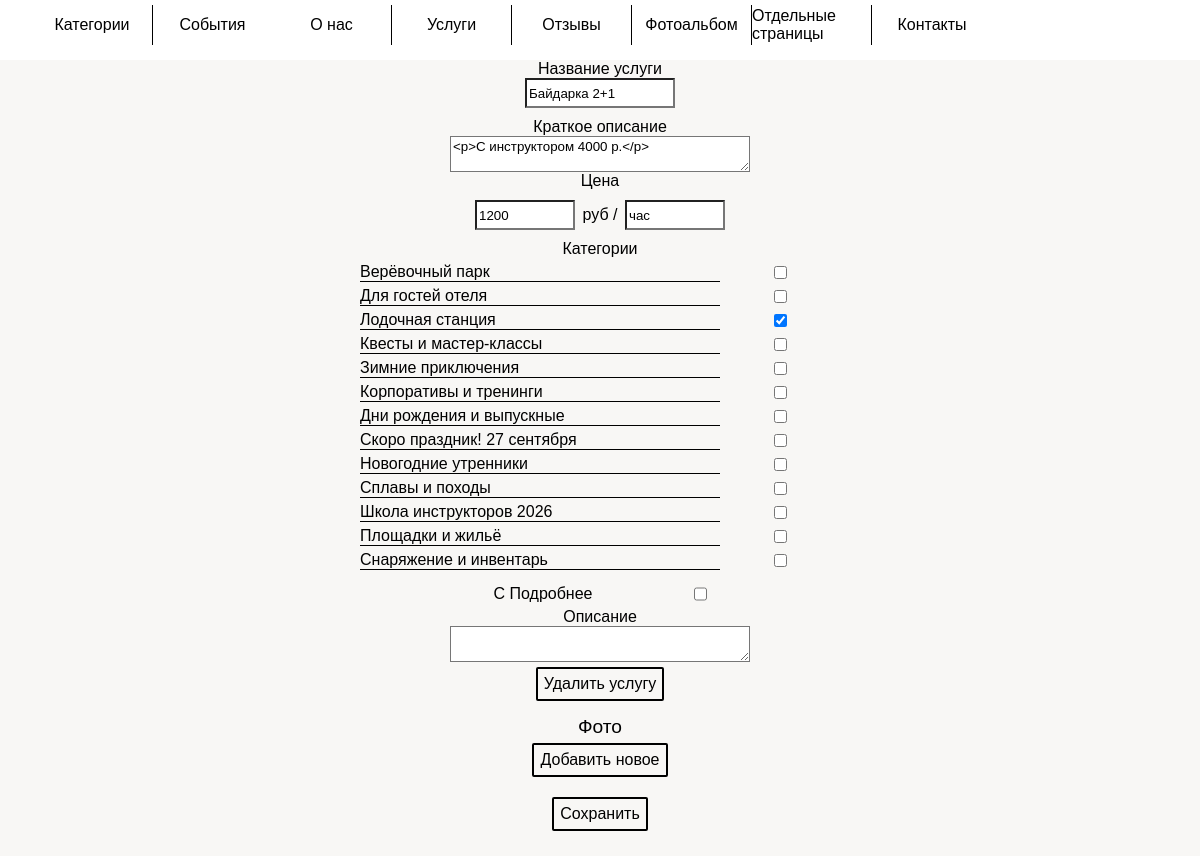
The app's page /admin_panel/service_test?service_id=144 (signed in) with its own data.
### app/models.py (models this page shows, shortened)
class Service(db.Model):
    id = db.Column(db.Integer, primary_key=True, index=True, unique=True)
    name = db.Column(db.String(128))
    short_description = db.Column(db.String(512))  # краткое описание
    description = db.Column(db.Text)  # полное описание
    status = db.Column(db.BOOLEAN())  # отображение клиентам
    next = db.Column(db.BOOLEAN())  # есть ли переход на дальнейшую страницу
    categories = db.relationship("ServiceCategory", backref="service", lazy="dynamic")
    price = db.Column(db.String(8))
    time = db.Column(db.String(128))

class Category(db.Model):
    id = db.Column(db.Integer, primary_key=True, index=True, unique=True)
    name = db.Column(db.String(128))
    description = db.Column(db.Text)
    status = db.Column(db.BOOLEAN())  # отображение клиентам
    services = db.relationship("ServiceCategory", backref="category", lazy="dynamic")
    number = db.Column(db.Integer, index=True, default=30)
    types = db.relationship("CategoryType", backref="category", lazy="dynamic")

### app/admin_panel/routes.py (the view, shortened to what this page needs)
@bp.route("/service_test", methods=["GET", "POST"])
@login_required
def service_test():
    service_id = request.args.get("service_id")
    service = Service.query.filter_by(id=service_id).first()
    categories_all = Category.query.order_by(Category.number).all()
    try:
        files = listdir("app/static/images/service/{}".format(service_id))
    except:
        files = []
    categories_cheked = []
    for category in categories_all:
        if ServiceCategory.query.filter_by(
            service_id=service_id, category_id=category.id
        ).first():
            categories_cheked.insert(category.id, category.id)
        else:
            categories_cheked.insert(category.id, 0)
    categories_cheked = []
    for category in categories_all:
        if ServiceCategory.query.filter_by(
            service_id=service_id, category_id=category.id
        ).first():
            categories_cheked.append(category.id)
        else:
            categories_cheked.append(0)
    return render_template(
        "admin_panel/service.html",
        title="{}".format(service.name),
        files=files,
        categories=get_categories(),
        service=service,
        categories_checked=categories_cheked,
    )

### app/admin_panel/routes.py (called while the page is built)
@bp.after_request
def add_header(r):
    r.headers["Cache-Control"] = "no-cache, no-store, must-revalidate"
    r.headers["Pragma"] = "no-cache"
    r.headers["Expires"] = "1"
    r.headers["Cache-Control"] = "public, max-age=0"
    return r

### app/main/functions.py (called while the page is built)
def get_categories():
    return Category.query.order_by(Category.number).all()

### app/models.py (called while the page is built)
@login.user_loader
def load_user(id):
    return Admin.query.get(int(id))

### app/templates/admin_panel/service.html (shortened to what this page needs)
{% extends "admin_panel/base.html" %}
{% block scripts %}
    <link rel="stylesheet" href="{{ url_for('static', filename='slider.css') }}">
    <link rel="stylesheet" href="{{ url_for('static', filename='event/event.css') }}">
{% endblock %}
{% block app_content %}
    <div class="grid_panel">
        <div class="grid_block partners_map">
            <form method="POST" enctype="multipart/form-data" class="grid_block">
                <label for="title">Название услуги</label>
                <input type="text" name="title" id="title" class="little_input"
                       style="width: 150px; justify-content: left;"
                       value="{{ service.name }}">
                <label for="input_short_desc">Краткое описание</label>
                <textarea name="input_short_desc" id="input_short_desc" class="category_name"
                >{{ service.short_description|safe }}</textarea>
                <label for="input_price">Цена</label>
                <div class="grid_block_price">
                    <input type="text" name="input_price" id="input_price" class="little_input"
                           value="{{ service.price }}">
                    руб /
                    <input type="text" name="input_price_time" id="input_price_time" class="little_input"
                           value="{{ service.time }}">
                </div>
                <label for="select">Категории</label>
                <div class="grid_category">
                    {% set i = namespace(a=0) %}
                    {% for category in categories %}
                        <label for="category" class="label_1">{{ category.name }}</label>
                        <input type="checkbox" id="category" class="checkbox"
                               name={{ category.id }}  value={{ category.id }}
                                {{ "checked" if category.id == categories_checked[i.a] else "" }}>
                        {% set i.a = i.a + 1 %}
                    {% endfor %}
                </div>
                <div class="grid_checkbox">
                    <label for="checkbox_1">С Подробнее</label>
                    <input type="checkbox" id="checkbox_1" class="checkbox" name="checkbox" value="1" {{ "checked" if
                        service.next == 1 else "" }}/>
                </div>
                <label for="input_desc">Описание</label>
                <textarea name="input_desc" id="input_desc" class="category_name"
                >{{ service.description|safe }}</textarea>
                <div class="input__wrapper">
                    <label for="delete_service" class="input__file_button">
                        <span class="input__file_button_text_2">Удалить услугу</span>
                    </label>
                </div>
                <div class="title">Фото</div>
                <div class="grid_block_photo">
                    <div class="input__wrapper">
                        <label for="blank_file" class="input__file_button">
                            <span class="input__file_button_text_2">Добавить новое</span>
                        </label>
                    </div>
                </div>
                <div class="input__wrapper">
                    <label for="Submit" class="input__file_button">
                        <span class="input__file_button_text_2">Сохранить</span>
                    </label>
                </div>
            </form>
        </div>
    </div>
{% endblock %}

### app/static/main/main.css (style rules this page uses)
:root { --background-color: rgba(169, 191, 239, 0.15); --primary-color: #ffa300; --primary-font-size: 16px; --primary-font-family: Arial, sans-serif; --primary-content-width: 960px; --primary-content-height: 100px; --modal_window_time: none; --vw: none; --vh: none; }
html { box-sizing: border-box; -webkit-tap-highlight-color: rgba(0, 0, 0, 0); height: 100vh; }
*, *:before, *:after { box-sizing: inherit; }
* { appearance: none; -webkit-appearance: none; font-family: var(--primary-font-family); }
body { margin: 0; -webkit-text-size-adjust: none; background-color: rgba(209, 207, 188, 0.15); height: 100vh; }

### app/static/admin_panel.css (style rules this page uses)
.title { text-align: center; font-size: calc(var(--primary-font-size) * 1.2); }
.grid_panel { display: grid; grid-template-columns: min(95%, 960px); justify-content: center; }
.grid_block { display: grid; grid-template-columns: 100%; min-height: 100px; justify-items: center; align-items: center; }
.grid_block_photo { display: grid; grid-template-columns: 1fr; align-self: center; justify-content: center; }
.input__wrapper { display: flex; align-items: center; justify-content: center; margin: 5px 0 5px 0; }
.checkbox { -webkit-appearance: checkbox; margin: 0 auto; }
.category_name { display: flex; align-content: center; width: min(300px, 95%); padding: 2px; }
.little_input { display: flex; align-content: center; margin-bottom: 10px; width: 100px; height: 30px; }
.input__file_button { min-width: 80px; max-width: 200px; text-decoration: none; color: black; padding: 6px; border: 2px solid; border-radius: 2px; margin-bottom: 10px; text-align: center; }
.partners_map { border-radius: 5px; margin-bottom: 10px; }
.grid_checkbox { display: grid; grid-template-columns: 200px 1fr; padding: 5px; margin: auto; }
.grid_category { display: grid; min-width: 40vw; grid-template-columns: 75% 1fr; text-align: left; justify-content: left; margin-top: 5px; margin-bottom: 10px; grid-row-gap: 5px; align-items: center; }
.grid_block_price { display: grid; grid-template-columns: 100px 50px 100px; text-align: left; justify-items: center; align-items: baseline; min-width: 40px; margin-top: 10px; }
.label_1 { font-size: var(--primary-font-size); border-bottom: 1px solid; }

### app/static/slider.css (style rules this page uses)
:root { --primary-width: calc(100% / 1); --primary-flex: 0 0 calc(100% / 1); }

### records on screen
Service: title "Байдарка 2+1", input_short_desc "<p>С инструктором 4000 р.</p>", input_price "1200", input_price_time "час"
Category: name "Верёвочный парк"
Category: name "Для гостей отеля"
Category: name "Лодочная станция"
Category: name "Квесты и мастер-классы"
Category: name "Зимние приключения"
Category: name "Корпоративы и тренинги"
Category: name "Дни рождения и выпускные"
Category: name "Скоро праздник! 27 сентября"
Category: name "Новогодние утренники"
Category: name "Сплавы и походы"
Category: name "Школа инструкторов 2026"
Category: name "Площадки и жильё"
Category: name "Снаряжение и инвентарь"
